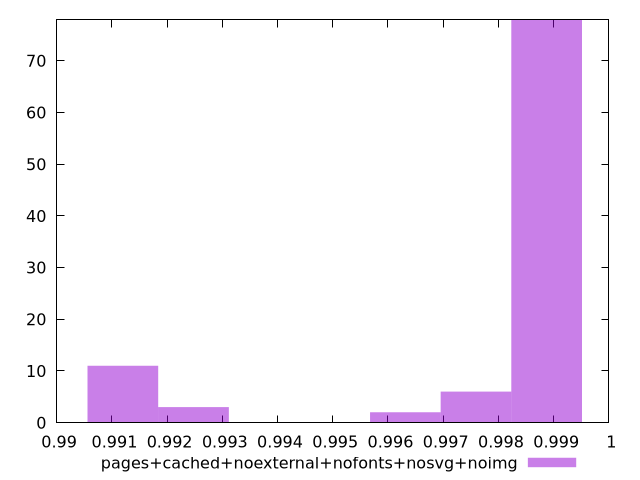

Write gnuplot code to recreate this figure.
$_pagesCachedNoexternalNofontsNosvgNoimg <<EOF
0.9988731123291005 78
0.9911993112100549 11
0.996315178622752 2
0.9975941454759262 6
0.9924782780632292 3
EOF
set key outside below
set terminal pngcairo
set output "report_00006_2020-11-02T20-21-41.718Z/speed-index/pages+cached+noexternal+nofonts+nosvg+noimg//hist.png"
set yrange [0:78]
set boxwidth 0.0012789668531742644
set style fill transparent solid 0.5 noborder
plot $_pagesCachedNoexternalNofontsNosvgNoimg title "pages+cached+noexternal+nofonts+nosvg+noimg" with boxes ,
